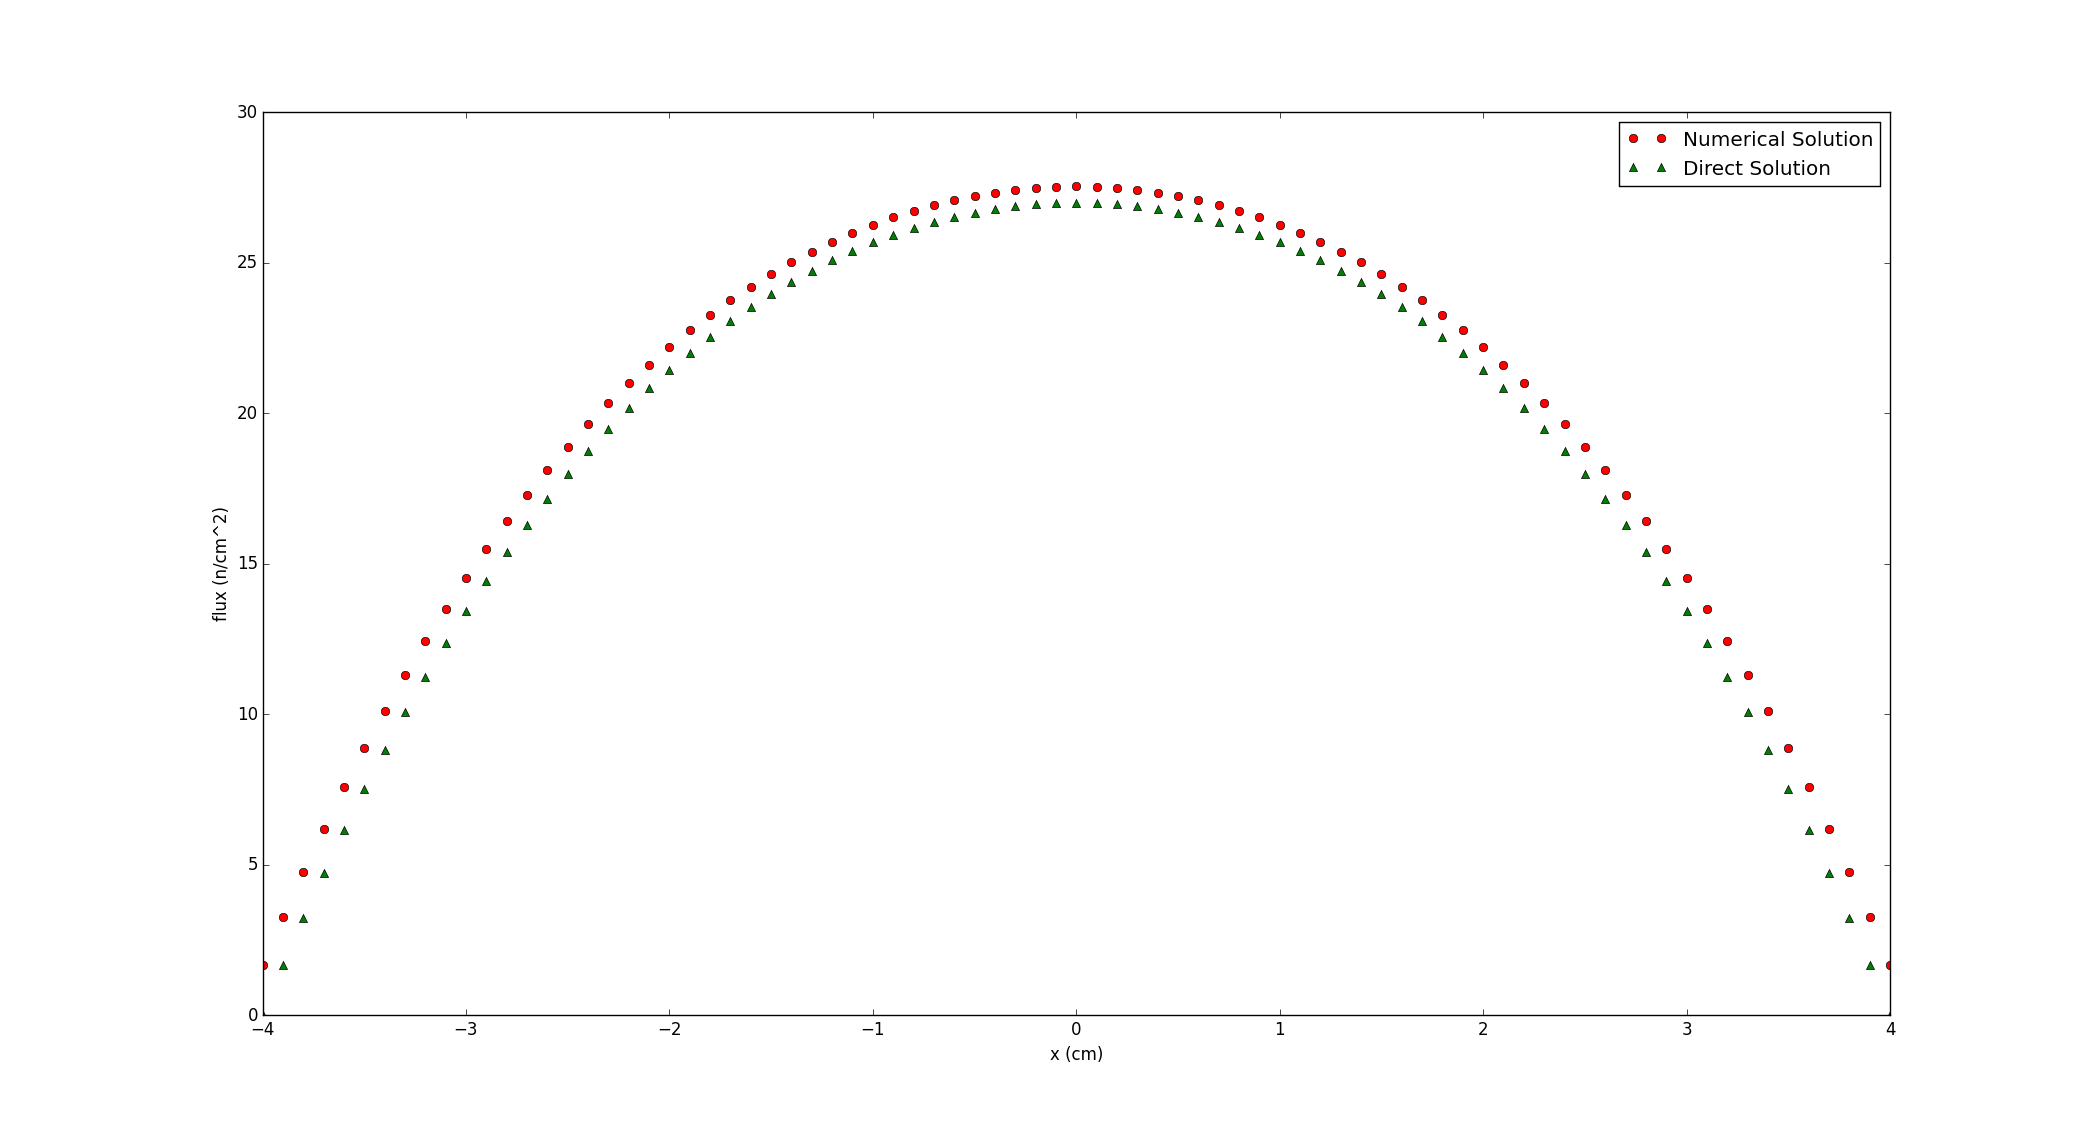

Recreate this plot in Python.
import numpy as np
import matplotlib.pyplot as pp
from math import *

fcof = np.zeros((81,81))
S = np.zeros((81,1))
D = 1
sig = 0.2
h = 0.1
S0 = 8
a = 4
n = 2*a/h + 1
S[:] = S0*pow(h,2)/D
L2 = sig/D #inverse of sqrt(D/sig) more useful for solution
fcof[0][0] = (2+pow(h,2)*L2)
fcof[0][1] = -1
fcof[80][79] = -1
fcof[80][80] = (2+pow(h,2)*L2)
for i in range(1,80):
    fcof[i][i-1] = -1
    fcof[i][i]   = (2+pow(h,2)*L2)
    fcof[i][i+1] = -1
flux = np.linalg.solve(fcof,S)
x = np.linspace(-a,a,81)
L = sqrt(D/sig)
flux_dir = np.zeros((81,1))
for i in range(0,81):
    flux_dir[i] = S0/sig*(1-cosh(x[i]/L)/cosh(a/L))
pp.plot(x,flux,'ro', label = 'Numerical Solution')
pp.plot(x,flux_dir,'g^', label = 'Direct Solution')
pp.xlabel('x (cm)')
pp.ylabel('flux (n/cm^2)')
pp.legend()
pp.show()
